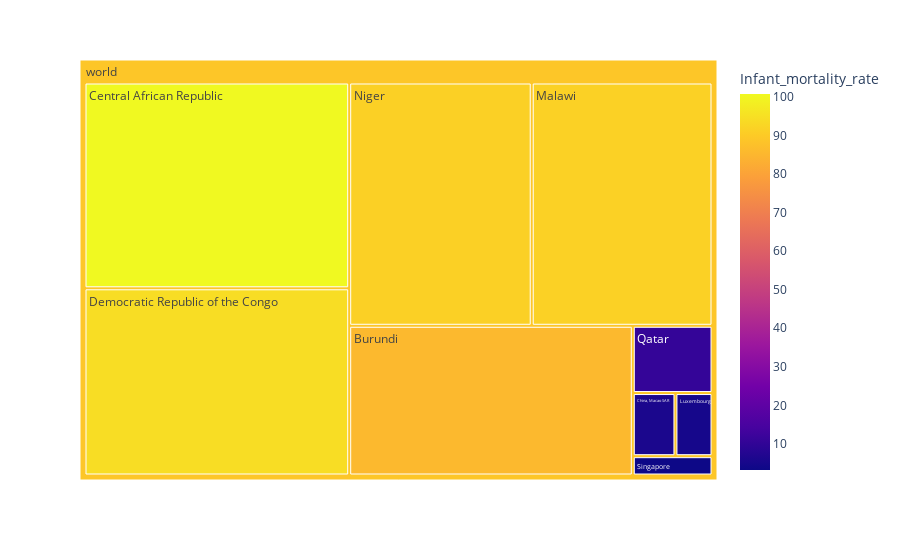

Notebook code for this chart:
### Code cell
le = px.treemap(imr, path=[px.Constant('world'), 'Country'], values='Infant_mortality_rate',
                  color='Infant_mortality_rate')
le.show()

### Figure 1 — Plotly figure (JSON) as saved in the notebook; plotly's stock layout.template omitted (floating-point values rounded to 4 significant figures)
{"data": [{"branchvalues": "total", "customdata": [[85.73], [100.7], [5.836], [94.22], [4.909], [91.51], [91.22], [10.73], [3.25], [88.98]], "domain": {"x": [0, 1], "y": [0, 1]}, "hovertemplate": "labels=%{label}<br>Infant_mortality_rate_sum=%{value}<br>parent=%{parent}<br>id=%{id}<br>Infant_mortality_rate=%{color}<extra></extra>", "ids": ["world/Burundi", "world/Central African Republic", "world/China, Macao SAR", "world/Democratic Republic of the Congo", "world/Luxembourg", "world/Malawi", "world/Niger", "world/Qatar", "world/Singapore", "world"], "labels": ["Burundi", "Central African Republic", "China, Macao SAR", "Democratic Republic of the Congo", "Luxembourg", "Malawi", "Niger", "Qatar", "Singapore", "world"], "marker": {"coloraxis": "coloraxis", "colors": [85.73, 100.7, 5.836, 94.22, 4.909, 91.51, 91.22, 10.73, 3.25, 88.98]}, "name": "", "parents": ["world", "world", "world", "world", "world", "world", "world", "world", "world", ""], "type": "treemap", "values": [465.9, 597.8, 29.56, 543.8, 25.68, 482.6, 487.4, 58.81, 16.89, 2708.0]}], "layout": {"coloraxis": {"colorbar": {"title": {"text": "Infant_mortality_rate"}}, "colorscale": [[0, "#0d0887"], [0.1111, "#46039f"], [0.2222, "#7201a8"], [0.3333, "#9c179e"], [0.4444, "#bd3786"], [0.5556, "#d8576b"], [0.6667, "#ed7953"], [0.7778, "#fb9f3a"], [0.8889, "#fdca26"], [1, "#f0f921"]]}, "legend": {"tracegroupgap": 0}, "margin": {"t": 60}}}
